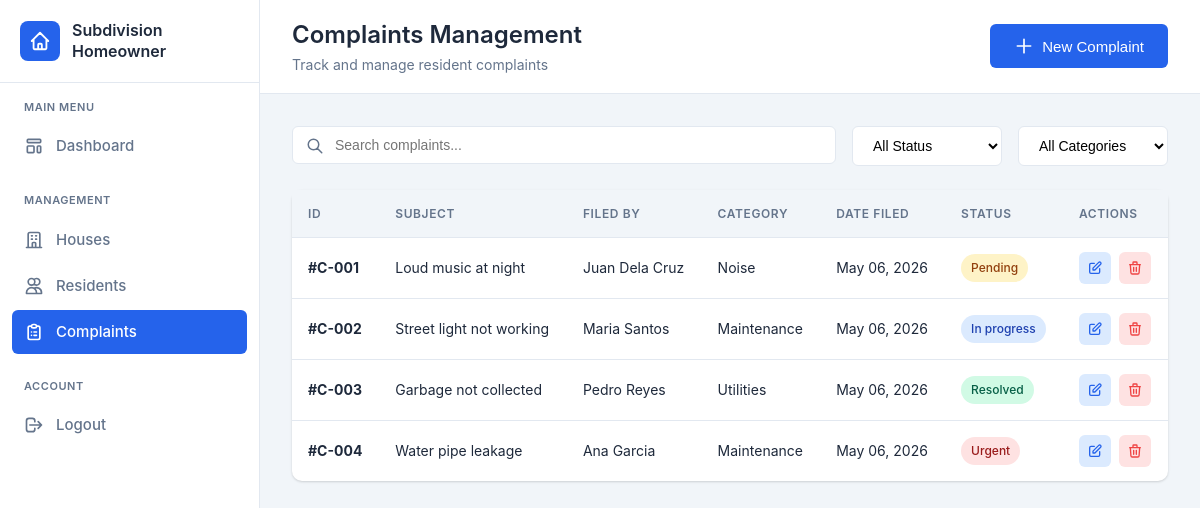
The page /php/complaints.php (signed in) on the database its author committed.
### tables this page shows
CREATE TABLE complaints (
    id INT PRIMARY KEY AUTO_INCREMENT,
    resident_id INT,
    subject VARCHAR(200) NOT NULL,
    description TEXT,
    category ENUM('noise', 'maintenance', 'security', 'utilities', 'other') NOT NULL,
    priority ENUM('low', 'medium', 'high', 'urgent') DEFAULT 'medium',
    status ENUM('pending', 'in_progress', 'resolved') DEFAULT 'pending',
    date_filed TIMESTAMP DEFAULT CURRENT_TIMESTAMP,
    date_resolved TIMESTAMP NULL,
    resolution_notes TEXT,
    created_at TIMESTAMP DEFAULT CURRENT_TIMESTAMP,
    updated_at TIMESTAMP DEFAULT CURRENT_TIMESTAMP ON UPDATE CURRENT_TIMESTAMP,
    FOREIGN KEY (resident_id) REFERENCES residents(id) ON DELETE SET NULL
);

CREATE TABLE residents (
    id INT PRIMARY KEY AUTO_INCREMENT,
    house_id INT,
    first_name VARCHAR(50) NOT NULL,
    last_name VARCHAR(50) NOT NULL,
    contact_number VARCHAR(20),
    email VARCHAR(100),
    move_in_date DATE,
    status ENUM('active', 'inactive') DEFAULT 'active',
    created_at TIMESTAMP DEFAULT CURRENT_TIMESTAMP,
    updated_at TIMESTAMP DEFAULT CURRENT_TIMESTAMP ON UPDATE CURRENT_TIMESTAMP,
    FOREIGN KEY (house_id) REFERENCES houses(id) ON DELETE SET NULL
);

### php/complaints.php (the view, shortened to what this page needs)
<?php
$pdo = getConnection();
$complaints = $pdo->query("
    SELECT c.*, r.first_name, r.last_name, h.house_number, h.block
    FROM complaints c
    LEFT JOIN residents r ON c.resident_id = r.id
    LEFT JOIN houses h ON r.house_id = h.id
    ORDER BY c.date_filed DESC
")->fetchAll();
?>
<!DOCTYPE html>
<html lang="en">
<head>
    <link rel="stylesheet" href="../css/style.css">
</head>
<body>
    <div class="dashboard">
        <?php include 'includes/sidebar.php'; ?>
        <main class="main-content">
            <header class="header">
                <div class="header-title">
                    <h1>Complaints Management</h1>
                    <p>Track and manage resident complaints</p>
                </div>
                <div class="header-actions">
                    <button class="btn btn-primary" data-modal-open="addComplaintModal">
                        <svg width="20" height="20" fill="none" stroke="currentColor" viewBox="0 0 24 24">
                            <path stroke-linecap="round" stroke-linejoin="round" stroke-width="2" d="M12 4v16m8-8H4"></path>
                        </svg>
                        New Complaint
                    </button>
                </div>
            </header>
            <div class="page-content">
                <div class="toolbar">
                    <div class="search-box">
                        <svg fill="none" stroke="currentColor" viewBox="0 0 24 24">
                            <path stroke-linecap="round" stroke-linejoin="round" stroke-width="2" d="M21 21l-6-6m2-5a7 7 0 11-14 0 7 7 0 0114 0z"></path>
                        </svg>
                        <input type="text" placeholder="Search complaints...">
                    </div>
                    <select class="filter-select">
                        <option value="">All Status</option>
                    </select>
                    <select class="filter-select">
                        <option value="">All Categories</option>
                    </select>
                </div>
                <div class="card">
                    <div class="card-body" style="padding: 0;">
                        <div class="table-container">
                            <table class="data-table">
                                <thead>
                                    <tr>
                                        <th>ID</th>
                                        <th>Subject</th>
                                        <th>Filed By</th>
                                        <th>Category</th>
                                        <th>Date Filed</th>
                                        <th>Status</th>
                                        <th>Actions</th>
                                    </tr>
                                </thead>
                                <tbody>
                                    <?php foreach ($complaints as $complaint): ?>
                                    <tr>
                                        <td><strong>#C-<?php echo str_pad($complaint['id'], 3, '0', STR_PAD_LEFT); ?></strong></td>
                                        <td><?php echo htmlspecialchars($complaint['subject']); ?></td>
                                        <td><?php echo htmlspecialchars($complaint['first_name'] . ' ' . $complaint['last_name']); ?></td>
                                        <td><?php echo ucfirst($complaint['category']); ?></td>
                                        <td><?php echo date('M d, Y', strtotime($complaint['date_filed'])); ?></td>
                                        <td>
                                            <?php
                                            $statusClass = [
                                                'pending' => 'warning',
                                                'in_progress' => 'info',
                                                'resolved' => 'success'
                                            ][$complaint['status']] ?? 'secondary';
                                            ?>
                                            <span class="badge badge-<?php echo $complaint['priority'] === 'urgent' ? 'danger' : $statusClass; ?>">
                                                <?php echo $complaint['priority'] === 'urgent' ? 'Urgent' : ucfirst(str_replace('_', ' ', $complaint['status'])); ?>
                                            </span>
                                        </td>
                                        <td>
                                            <div class="action-buttons">
                                                <button class="btn-icon edit" title="Edit"
                                                    onclick="openEditComplaintModal(<?php echo htmlspecialchars(json_encode($complaint)); ?>)">
                                                    <svg fill="none" stroke="currentColor" viewBox="0 0 24 24">
                                                        <path stroke-linecap="round" stroke-linejoin="round" stroke-width="2" d="M11 5H6a2 2 0 00-2 2v11a2 2 0 002 2h11a2 2 0 002-2v-5m-1.414-9.414a2 2 0 112.828 2.828L11.828 15H9v-2.828l8.586-8.586z"></path>
                                                    </svg>
                                                </button>
                                                <form action="delete_complaint.php" method="POST" style="display: inline;">
                                                    <button type="submit" class="btn-icon delete delete-btn" title="Delete">
                                                        <svg fill="none" stroke="currentColor" viewBox="0 0 24 24">
                                                            <path stroke-linecap="round" stroke-linejoin="round" stroke-width="2" d="M19 7l-.867 12.142A2 2 0 0116.138 21H7.862a2 2 0 01-1.995-1.858L5 7m5 4v6m4-6v6m1-10V4a1 1 0 00-1-1h-4a1 1 0 00-1 1v3M4 7h16"></path>
                                                        </svg>
                                                    </button>
                                                </form>
                                            </div>
                                        </td>
                                    </tr>
                                    <?php endforeach; ?>
                                </tbody>
                            </table>
                        </div>
                    </div>
                </div>
            </div>
        </main>
    </div>
</body>
</html>

### php/includes/sidebar.php (shortened to what this page needs)
<aside class="sidebar">
    <div class="sidebar-header">
        <div class="logo">
            <svg fill="none" stroke="currentColor" viewBox="0 0 24 24">
                <path stroke-linecap="round" stroke-linejoin="round" stroke-width="2" d="M3 12l2-2m0 0l7-7 7 7M5 10v10a1 1 0 001 1h3m10-11l2 2m-2-2v10a1 1 0 01-1 1h-3m-6 0a1 1 0 001-1v-4a1 1 0 011-1h2a1 1 0 011 1v4a1 1 0 001 1m-6 0h6"></path>
            </svg>
        </div>
        <h2>Subdivision<br>Homeowner</h2>
    </div>
    <nav class="sidebar-nav">
        <div class="nav-section">
            <div class="nav-section-title">Main Menu</div>
            <a href="dashboard.php" class="nav-link <?php echo basename($_SERVER['PHP_SELF']) == 'dashboard.php' ? 'active' : ''; ?>">
                Dashboard
            </a>
        </div>
        <div class="nav-section">
            <div class="nav-section-title">Management</div>
            <a href="houses.php" class="nav-link <?php echo basename($_SERVER['PHP_SELF']) == 'houses.php' ? 'active' : ''; ?>">
                <svg fill="none" stroke="currentColor" viewBox="0 0 24 24">
                    <path stroke-linecap="round" stroke-linejoin="round" stroke-width="2" d="M19 21V5a2 2 0 00-2-2H7a2 2 0 00-2 2v16m14 0h2m-2 0h-5m-9 0H3m2 0h5M9 7h1m-1 4h1m4-4h1m-1 4h1m-5 10v-5a1 1 0 011-1h2a1 1 0 011 1v5m-4 0h4"></path>
                </svg>
                Houses
            </a>
            <a href="residents.php" class="nav-link <?php echo basename($_SERVER['PHP_SELF']) == 'residents.php' ? 'active' : ''; ?>">
                <svg fill="none" stroke="currentColor" viewBox="0 0 24 24">
                    <path stroke-linecap="round" stroke-linejoin="round" stroke-width="2" d="M12 4.354a4 4 0 110 5.292M15 21H3v-1a6 6 0 0112 0v1zm0 0h6v-1a6 6 0 00-9-5.197M13 7a4 4 0 11-8 0 4 4 0 018 0z"></path>
                </svg>
                Residents
            </a>
            <a href="complaints.php" class="nav-link <?php echo basename($_SERVER['PHP_SELF']) == 'complaints.php' ? 'active' : ''; ?>">
                <svg fill="none" stroke="currentColor" viewBox="0 0 24 24">
                    <path stroke-linecap="round" stroke-linejoin="round" stroke-width="2" d="M9 5H7a2 2 0 00-2 2v12a2 2 0 002 2h10a2 2 0 002-2V7a2 2 0 00-2-2h-2M9 5a2 2 0 002 2h2a2 2 0 002-2M9 5a2 2 0 012-2h2a2 2 0 012 2m-3 7h3m-3 4h3m-6-4h.01M9 16h.01"></path>
                </svg>
                Complaints
            </a>
        </div>
        <div class="nav-section">
            <div class="nav-section-title">Account</div>
            <a href="logout.php" class="nav-link">
                <svg fill="none" stroke="currentColor" viewBox="0 0 24 24">
                    <path stroke-linecap="round" stroke-linejoin="round" stroke-width="2" d="M17 16l4-4m0 0l-4-4m4 4H7m6 4v1a3 3 0 01-3 3H6a3 3 0 01-3-3V7a3 3 0 013-3h4a3 3 0 013 3v1"></path>
                </svg>
                Logout
            </a>
        </div>
    </nav>
</aside>

### rows shown on the page
complaints: id "001", subject "Loud music at night", resident.last_name "Juan Dela Cruz", category "Noise", date_filed "May 06, 2026", status "Pending"
complaints: id "002", subject "Street light not working", resident.last_name "Maria Santos", category "Maintenance", date_filed "May 06, 2026", status "In progress"
complaints: id "003", subject "Garbage not collected", resident.last_name "Pedro Reyes", category "Utilities", date_filed "May 06, 2026", status "Resolved"
complaints: id "004", subject "Water pipe leakage", resident.last_name "Ana Garcia", category "Maintenance", date_filed "May 06, 2026", priority "Urgent"
